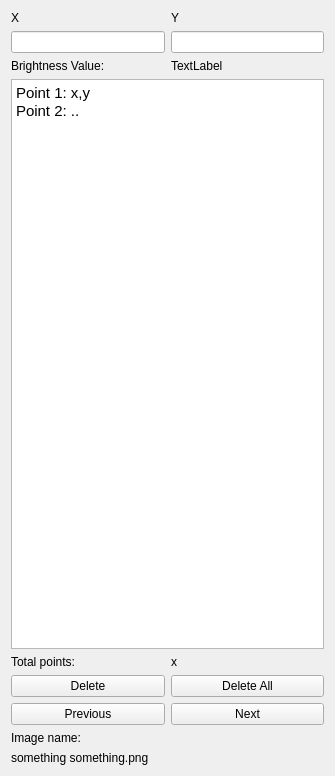
<?xml version="1.0" encoding="UTF-8"?>
<ui version="4.0">
 <class>Form</class>
 <widget class="QWidget" name="Form">
  <property name="geometry">
   <rect>
    <x>0</x>
    <y>0</y>
    <width>335</width>
    <height>776</height>
   </rect>
  </property>
  <property name="windowTitle">
   <string>Form</string>
  </property>
  <layout class="QVBoxLayout" name="verticalLayout">
   <item>
    <layout class="QHBoxLayout" name="horizontalLayout_4">
     <item>
      <widget class="QLabel" name="label_4">
       <property name="text">
        <string>X</string>
       </property>
      </widget>
     </item>
     <item>
      <widget class="QLabel" name="label_3">
       <property name="text">
        <string>Y</string>
       </property>
      </widget>
     </item>
    </layout>
   </item>
   <item>
    <layout class="QHBoxLayout" name="horizontalLayout_3">
     <item>
      <widget class="QLineEdit" name="lineEdit"/>
     </item>
     <item>
      <widget class="QLineEdit" name="lineEdit_2"/>
     </item>
    </layout>
   </item>
   <item>
    <layout class="QHBoxLayout" name="horizontalLayout_6">
     <item>
      <widget class="QLabel" name="label_7">
       <property name="text">
        <string>Brightness Value: </string>
       </property>
      </widget>
     </item>
     <item>
      <widget class="QLabel" name="label_8">
       <property name="text">
        <string>TextLabel</string>
       </property>
      </widget>
     </item>
    </layout>
   </item>
   <item>
    <widget class="QTextEdit" name="textEdit">
     <property name="html">
      <string>&lt;!DOCTYPE HTML PUBLIC &quot;-//W3C//DTD HTML 4.0//EN&quot; &quot;http://www.w3.org/TR/REC-html40/strict.dtd&quot;&gt;
&lt;html&gt;&lt;head&gt;&lt;meta name=&quot;qrichtext&quot; content=&quot;1&quot; /&gt;&lt;style type=&quot;text/css&quot;&gt;
p, li { white-space: pre-wrap; }
&lt;/style&gt;&lt;/head&gt;&lt;body style=&quot; font-family:'Ubuntu'; font-size:11pt; font-weight:400; font-style:normal;&quot;&gt;
&lt;p style=&quot; margin-top:0px; margin-bottom:0px; margin-left:0px; margin-right:0px; -qt-block-indent:0; text-indent:0px;&quot;&gt;Point 1: x,y&lt;/p&gt;
&lt;p style=&quot; margin-top:0px; margin-bottom:0px; margin-left:0px; margin-right:0px; -qt-block-indent:0; text-indent:0px;&quot;&gt;Point 2: ..&lt;/p&gt;
&lt;p style=&quot;-qt-paragraph-type:empty; margin-top:0px; margin-bottom:0px; margin-left:0px; margin-right:0px; -qt-block-indent:0; text-indent:0px;&quot;&gt;&lt;br /&gt;&lt;/p&gt;&lt;/body&gt;&lt;/html&gt;</string>
     </property>
    </widget>
   </item>
   <item>
    <layout class="QHBoxLayout" name="horizontalLayout_5">
     <item>
      <widget class="QLabel" name="label_6">
       <property name="text">
        <string>Total points:</string>
       </property>
      </widget>
     </item>
     <item>
      <widget class="QLabel" name="label_5">
       <property name="text">
        <string>x</string>
       </property>
      </widget>
     </item>
    </layout>
   </item>
   <item>
    <layout class="QHBoxLayout" name="horizontalLayout">
     <item>
      <widget class="QPushButton" name="pushButton">
       <property name="text">
        <string>Delete</string>
       </property>
      </widget>
     </item>
     <item>
      <widget class="QPushButton" name="pushButton_2">
       <property name="text">
        <string>Delete All</string>
       </property>
      </widget>
     </item>
    </layout>
   </item>
   <item>
    <layout class="QHBoxLayout" name="horizontalLayout_2">
     <item>
      <widget class="QPushButton" name="pushButton_3">
       <property name="text">
        <string>Previous</string>
       </property>
      </widget>
     </item>
     <item>
      <widget class="QPushButton" name="pushButton_4">
       <property name="text">
        <string>Next</string>
       </property>
      </widget>
     </item>
    </layout>
   </item>
   <item>
    <widget class="QLabel" name="label">
     <property name="text">
      <string>Image name:</string>
     </property>
    </widget>
   </item>
   <item>
    <widget class="QLabel" name="label_2">
     <property name="text">
      <string>something something.png</string>
     </property>
    </widget>
   </item>
  </layout>
 </widget>
 <resources/>
 <connections/>
</ui>
